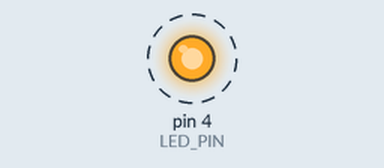
A sketch run on a simulated Arduino Uno, built with avr-gcc and run on an emulated ATmega328P. Shown: output pins drawn as LEDs (lit = HIGH). Dashed ring = blinking.

Above: at 0.5 s.
Timing chart, 0 to 4.6 s (numbered marks = the images above):
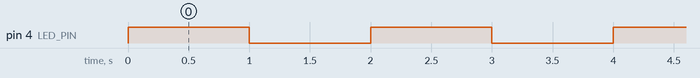

Measured:
- by itself, pin 4 (LED_PIN): alternates HIGH for 1.0 s and LOW for 1.0 s

The sketch:

prenderapagarledtbeam.ino
```cpp
#define LED_PIN 4  // Cambia esto si el pin del LED es diferente

void setup() {
  pinMode(LED_PIN, OUTPUT);  // Configura el pin del LED como salida
  digitalWrite(LED_PIN, HIGH);  // Enciende el LED
}

void loop() {
  digitalWrite(LED_PIN, HIGH);
  delay(1000);
  digitalWrite(LED_PIN, LOW);
  delay(1000);
  // Aquí puedes añadir el resto de tu código
}
```
